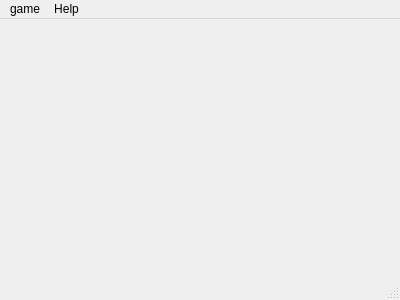
<?xml version="1.0" encoding="UTF-8"?>
<ui version="4.0">
 <class>MainWindow</class>
 <widget class="QMainWindow" name="MainWindow">
  <property name="geometry">
   <rect>
    <x>0</x>
    <y>0</y>
    <width>400</width>
    <height>300</height>
   </rect>
  </property>
  <property name="windowTitle">
   <string>MainWindow</string>
  </property>
  <property name="styleSheet">
   <string notr="true"/>
  </property>
  <widget class="QWidget" name="centralWidget"/>
  <widget class="QMenuBar" name="menuBar">
   <property name="geometry">
    <rect>
     <x>0</x>
     <y>0</y>
     <width>400</width>
     <height>23</height>
    </rect>
   </property>
   <widget class="QMenu" name="menuGame">
    <property name="title">
     <string>game</string>
    </property>
    <addaction name="actionRestart"/>
    <addaction name="actionEasy"/>
    <addaction name="actionNormal"/>
    <addaction name="actionHard"/>
    <addaction name="actionExit"/>
   </widget>
   <widget class="QMenu" name="menuHelp">
    <property name="title">
     <string>Help</string>
    </property>
    <addaction name="actionAbout"/>
   </widget>
   <addaction name="menuGame"/>
   <addaction name="menuHelp"/>
  </widget>
  <widget class="QStatusBar" name="statusBar"/>
  <action name="actionRestart">
   <property name="text">
    <string>restart</string>
   </property>
  </action>
  <action name="actionEasy">
   <property name="text">
    <string>easy</string>
   </property>
  </action>
  <action name="actionNormal">
   <property name="text">
    <string>normal</string>
   </property>
  </action>
  <action name="actionHard">
   <property name="text">
    <string>hard</string>
   </property>
  </action>
  <action name="actionExit">
   <property name="text">
    <string>exit</string>
   </property>
  </action>
  <action name="actionAbout">
   <property name="text">
    <string>about</string>
   </property>
  </action>
 </widget>
 <layoutdefault spacing="6" margin="11"/>
 <resources/>
 <connections/>
</ui>
